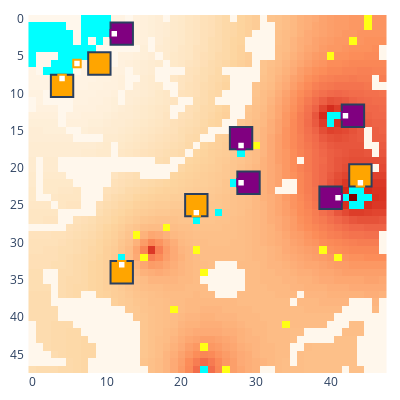

Source (notebook cell):
### Code cell
# Step one at a time
print(f"Carrying out real step {step}, env step {env.state.real_env_steps}")
actions = {player: agent.act(step, obs[player]) for player, agent in agents.items()}
step += 1
obs, rewards, dones, infos = env.step(actions)

show_env(env)

### Figure 1 — Plotly figure (JSON) as saved in the notebook; plotly's stock layout.template omitted (floating-point values rounded to 4 significant figures; data arrays with more than 128 entries replaced by an {"elided": "..."} marker saying what was removed)
{"data": [{"colorscale": [[0, "rgb(255,247,236)"], [0.125, "rgb(254,232,200)"], [0.25, "rgb(253,212,158)"], [0.375, "rgb(253,187,132)"], [0.5, "rgb(252,141,89)"], [0.625, "rgb(239,101,72)"], [0.75, "rgb(215,48,31)"], [0.875, "rgb(179,0,0)"], [1, "rgb(127,0,0)"]], "name": "Rubble", "showscale": false, "type": "heatmap", "uid": "56_Rubble", "z": {"elided": "48x48 int values"}}, {"colorscale": [[0, "#00ffff"], [1, "#00ffff"]], "hoverinfo": "skip", "name": "Ice", "showscale": false, "type": "heatmap", "uid": "56_Ice", "z": {"elided": "48x48 int values"}}, {"colorscale": [[0, "#ffff14"], [1, "#ffff14"]], "hoverinfo": "skip", "name": "Ore", "showscale": false, "type": "heatmap", "uid": "56_Ore", "z": {"elided": "48x48 int values"}}, {"colorscale": [[0, "#15b01a"], [1, "#15b01a"]], "hoverinfo": "skip", "name": "Lichen", "showscale": false, "type": "heatmap", "uid": "56_Lichen", "z": {"elided": "48x48 null values"}}, {"customdata": [["factory_0", "player_0", 1346, 0, 0, 219, 50]], "hovertemplate": "%{customdata[0]} %{customdata[1]}<br>Power: %{customdata[2]}<br>Ice: %{customdata[3]}<br>Ore: %{customdata[4]}<br>Water: %{customdata[5]}<br>Metal: %{customdata[6]}<br><extra></extra>", "name": "factory_0", "showscale": false, "type": "heatmap", "uid": "56_factory_0", "x": [28], "y": [16], "z": [0]}, {"customdata": [["factory_2", "player_0", 1345, 0, 0, 229, 50]], "hovertemplate": "%{customdata[0]} %{customdata[1]}<br>Power: %{customdata[2]}<br>Ice: %{customdata[3]}<br>Ore: %{customdata[4]}<br>Water: %{customdata[5]}<br>Metal: %{customdata[6]}<br><extra></extra>", "name": "factory_2", "showscale": false, "type": "heatmap", "uid": "56_factory_2", "x": [12], "y": [2], "z": [2]}, {"customdata": [["factory_4", "player_0", 1049, 0, 0, 204, 50]], "hovertemplate": "%{customdata[0]} %{customdata[1]}<br>Power: %{customdata[2]}<br>Ice: %{customdata[3]}<br>Ore: %{customdata[4]}<br>Water: %{customdata[5]}<br>Metal: %{customdata[6]}<br><extra></extra>", "name": "factory_4", "showscale": false, "type": "heatmap", "uid": "56_factory_4", "x": [43], "y": [13], "z": [4]}, {"customdata": [["factory_6", "player_0", 989, 0, 0, 199, 50]], "hovertemplate": "%{customdata[0]} %{customdata[1]}<br>Power: %{customdata[2]}<br>Ice: %{customdata[3]}<br>Ore: %{customdata[4]}<br>Water: %{customdata[5]}<br>Metal: %{customdata[6]}<br><extra></extra>", "name": "factory_6", "showscale": false, "type": "heatmap", "uid": "56_factory_6", "x": [40], "y": [24], "z": [6]}, {"customdata": [["factory_8", "player_0", 1277, 0, 0, 219, 50]], "hovertemplate": "%{customdata[0]} %{customdata[1]}<br>Power: %{customdata[2]}<br>Ice: %{customdata[3]}<br>Ore: %{customdata[4]}<br>Water: %{customdata[5]}<br>Metal: %{customdata[6]}<br><extra></extra>", "name": "factory_8", "showscale": false, "type": "heatmap", "uid": "56_factory_8", "x": [29], "y": [22], "z": [8]}, {"customdata": [["factory_1", "player_1", 1337, 0, 0, 229, 50]], "hovertemplate": "%{customdata[0]} %{customdata[1]}<br>Power: %{customdata[2]}<br>Ice: %{customdata[3]}<br>Ore: %{customdata[4]}<br>Water: %{customdata[5]}<br>Metal: %{customdata[6]}<br><extra></extra>", "name": "factory_1", "showscale": false, "type": "heatmap", "uid": "56_factory_1", "x": [4], "y": [9], "z": [1]}, {"customdata": [["factory_3", "player_1", 1171, 0, 0, 219, 50]], "hovertemplate": "%{customdata[0]} %{customdata[1]}<br>Power: %{customdata[2]}<br>Ice: %{customdata[3]}<br>Ore: %{customdata[4]}<br>Water: %{customdata[5]}<br>Metal: %{customdata[6]}<br><extra></extra>", "name": "factory_3", "showscale": false, "type": "heatmap", "uid": "56_factory_3", "x": [12], "y": [34], "z": [3]}, {"customdata": [["factory_5", "player_1", 1000, 0, 0, 209, 50]], "hovertemplate": "%{customdata[0]} %{customdata[1]}<br>Power: %{customdata[2]}<br>Ice: %{customdata[3]}<br>Ore: %{customdata[4]}<br>Water: %{customdata[5]}<br>Metal: %{customdata[6]}<br><extra></extra>", "name": "factory_5", "showscale": false, "type": "heatmap", "uid": "56_factory_5", "x": [44], "y": [21], "z": [5]}, {"customdata": [["factory_7", "player_1", 1182, 0, 0, 224, 50]], "hovertemplate": "%{customdata[0]} %{customdata[1]}<br>Power: %{customdata[2]}<br>Ice: %{customdata[3]}<br>Ore: %{customdata[4]}<br>Water: %{customdata[5]}<br>Metal: %{customdata[6]}<br><extra></extra>", "name": "factory_7", "showscale": false, "type": "heatmap", "uid": "56_factory_7", "x": [22], "y": [25], "z": [7]}, {"customdata": [["factory_9", "player_1", 1190, 0, 0, 224, 50]], "hovertemplate": "%{customdata[0]} %{customdata[1]}<br>Power: %{customdata[2]}<br>Ice: %{customdata[3]}<br>Ore: %{customdata[4]}<br>Water: %{customdata[5]}<br>Metal: %{customdata[6]}<br><extra></extra>", "name": "factory_9", "showscale": false, "type": "heatmap", "uid": "56_factory_9", "x": [9], "y": [6], "z": [9]}, {"customdata": [["unit_10", "player_0", "HEAVY", [28, 17], 371, 200, 0, 0, 0]], "hovertemplate": "%{customdata[0]} %{customdata[1]}<br>Type: %{customdata[2]}<br>Pos: %{customdata[3]}<br>Power: %{customdata[4]}<br>Ice: %{customdata[5]}<br>Ore: %{customdata[6]}<br>Water: %{customdata[7]}<br>Metal: %{customdata[8]}<br><extra></extra>", "name": "unit_10", "showscale": false, "type": "heatmap", "uid": "56_unit_10", "x": [28], "y": [17], "z": [10]}, {"customdata": [["unit_11", "player_0", "HEAVY", [11, 2], 343, 200, 0, 0, 0]], "hovertemplate": "%{customdata[0]} %{customdata[1]}<br>Type: %{customdata[2]}<br>Pos: %{customdata[3]}<br>Power: %{customdata[4]}<br>Ice: %{customdata[5]}<br>Ore: %{customdata[6]}<br>Water: %{customdata[7]}<br>Metal: %{customdata[8]}<br><extra></extra>", "name": "unit_11", "showscale": false, "type": "heatmap", "uid": "56_unit_11", "x": [11], "y": [2], "z": [11]}, {"customdata": [["unit_12", "player_0", "HEAVY", [42, 13], 683, 200, 0, 0, 0]], "hovertemplate": "%{customdata[0]} %{customdata[1]}<br>Type: %{customdata[2]}<br>Pos: %{customdata[3]}<br>Power: %{customdata[4]}<br>Ice: %{customdata[5]}<br>Ore: %{customdata[6]}<br>Water: %{customdata[7]}<br>Metal: %{customdata[8]}<br><extra></extra>", "name": "unit_12", "showscale": false, "type": "heatmap", "uid": "56_unit_12", "x": [42], "y": [13], "z": [12]}, {"customdata": [["unit_13", "player_0", "HEAVY", [41, 24], 740, 200, 0, 0, 0]], "hovertemplate": "%{customdata[0]} %{customdata[1]}<br>Type: %{customdata[2]}<br>Pos: %{customdata[3]}<br>Power: %{customdata[4]}<br>Ice: %{customdata[5]}<br>Ore: %{customdata[6]}<br>Water: %{customdata[7]}<br>Metal: %{customdata[8]}<br><extra></extra>", "name": "unit_13", "showscale": false, "type": "heatmap", "uid": "56_unit_13", "x": [41], "y": [24], "z": [13]}, {"customdata": [["unit_14", "player_0", "HEAVY", [28, 22], 440, 200, 0, 0, 0]], "hovertemplate": "%{customdata[0]} %{customdata[1]}<br>Type: %{customdata[2]}<br>Pos: %{customdata[3]}<br>Power: %{customdata[4]}<br>Ice: %{customdata[5]}<br>Ore: %{customdata[6]}<br>Water: %{customdata[7]}<br>Metal: %{customdata[8]}<br><extra></extra>", "name": "unit_14", "showscale": false, "type": "heatmap", "uid": "56_unit_14", "x": [28], "y": [22], "z": [14]}, {"customdata": [["unit_15", "player_1", "HEAVY", [4, 8], 351, 200, 0, 0, 0]], "hovertemplate": "%{customdata[0]} %{customdata[1]}<br>Type: %{customdata[2]}<br>Pos: %{customdata[3]}<br>Power: %{customdata[4]}<br>Ice: %{customdata[5]}<br>Ore: %{customdata[6]}<br>Water: %{customdata[7]}<br>Metal: %{customdata[8]}<br><extra></extra>", "name": "unit_15", "showscale": false, "type": "heatmap", "uid": "56_unit_15", "x": [4], "y": [8], "z": [15]}, {"customdata": [["unit_16", "player_1", "HEAVY", [12, 33], 546, 200, 0, 0, 0]], "hovertemplate": "%{customdata[0]} %{customdata[1]}<br>Type: %{customdata[2]}<br>Pos: %{customdata[3]}<br>Power: %{customdata[4]}<br>Ice: %{customdata[5]}<br>Ore: %{customdata[6]}<br>Water: %{customdata[7]}<br>Metal: %{customdata[8]}<br><extra></extra>", "name": "unit_16", "showscale": false, "type": "heatmap", "uid": "56_unit_16", "x": [12], "y": [33], "z": [16]}, {"customdata": [["unit_17", "player_1", "HEAVY", [44, 22], 671, 200, 0, 0, 0]], "hovertemplate": "%{customdata[0]} %{customdata[1]}<br>Type: %{customdata[2]}<br>Pos: %{customdata[3]}<br>Power: %{customdata[4]}<br>Ice: %{customdata[5]}<br>Ore: %{customdata[6]}<br>Water: %{customdata[7]}<br>Metal: %{customdata[8]}<br><extra></extra>", "name": "unit_17", "showscale": false, "type": "heatmap", "uid": "56_unit_17", "x": [44], "y": [22], "z": [17]}, {"customdata": [["unit_18", "player_1", "HEAVY", [22, 26], 475, 200, 0, 0, 0]], "hovertemplate": "%{customdata[0]} %{customdata[1]}<br>Type: %{customdata[2]}<br>Pos: %{customdata[3]}<br>Power: %{customdata[4]}<br>Ice: %{customdata[5]}<br>Ore: %{customdata[6]}<br>Water: %{customdata[7]}<br>Metal: %{customdata[8]}<br><extra></extra>", "name": "unit_18", "showscale": false, "type": "heatmap", "uid": "56_unit_18", "x": [22], "y": [26], "z": [18]}, {"customdata": [["unit_19", "player_1", "HEAVY", [6, 6], 657, 120, 0, 0, 0]], "hovertemplate": "%{customdata[0]} %{customdata[1]}<br>Type: %{customdata[2]}<br>Pos: %{customdata[3]}<br>Power: %{customdata[4]}<br>Ice: %{customdata[5]}<br>Ore: %{customdata[6]}<br>Water: %{customdata[7]}<br>Metal: %{customdata[8]}<br><extra></extra>", "name": "unit_19", "showscale": false, "type": "heatmap", "uid": "56_unit_19", "x": [6], "y": [6], "z": [19]}, {"hoverinfo": "skip", "marker": {"color": "black", "size": 5, "symbol": "circle-open"}, "mode": "markers", "name": "path", "showlegend": false, "type": "scatter", "uid": "56_path", "x": [6, 8], "y": [6, 6]}], "layout": {"coloraxis": {"showscale": false}, "height": 400, "margin": {"b": 10, "l": 10, "r": 10, "t": 10}, "plot_bgcolor": "rgba(0, 0, 0, 0)", "shapes": [{"fillcolor": "purple", "name": "factory_0", "type": "rect", "x0": 26.5, "x1": 29.5, "y0": 14.5, "y1": 17.5}, {"fillcolor": "purple", "name": "factory_2", "type": "rect", "x0": 10.5, "x1": 13.5, "y0": 0.5, "y1": 3.5}, {"fillcolor": "purple", "name": "factory_4", "type": "rect", "x0": 41.5, "x1": 44.5, "y0": 11.5, "y1": 14.5}, {"fillcolor": "purple", "name": "factory_6", "type": "rect", "x0": 38.5, "x1": 41.5, "y0": 22.5, "y1": 25.5}, {"fillcolor": "purple", "name": "factory_8", "type": "rect", "x0": 27.5, "x1": 30.5, "y0": 20.5, "y1": 23.5}, {"fillcolor": "orange", "name": "factory_1", "type": "rect", "x0": 2.5, "x1": 5.5, "y0": 7.5, "y1": 10.5}, {"fillcolor": "orange", "name": "factory_3", "type": "rect", "x0": 10.5, "x1": 13.5, "y0": 32.5, "y1": 35.5}, {"fillcolor": "orange", "name": "factory_5", "type": "rect", "x0": 42.5, "x1": 45.5, "y0": 19.5, "y1": 22.5}, {"fillcolor": "orange", "name": "factory_7", "type": "rect", "x0": 20.5, "x1": 23.5, "y0": 23.5, "y1": 26.5}, {"fillcolor": "orange", "name": "factory_9", "type": "rect", "x0": 7.5, "x1": 10.5, "y0": 4.5, "y1": 7.5}, {"fillcolor": "white", "line": {"color": "purple"}, "name": "unit_10", "type": "rect", "x0": 27.5, "x1": 28.5, "y0": 16.5, "y1": 17.5}, {"fillcolor": "white", "line": {"color": "purple"}, "name": "unit_11", "type": "rect", "x0": 10.5, "x1": 11.5, "y0": 1.5, "y1": 2.5}, {"fillcolor": "white", "line": {"color": "purple"}, "name": "unit_12", "type": "rect", "x0": 41.5, "x1": 42.5, "y0": 12.5, "y1": 13.5}, {"fillcolor": "white", "line": {"color": "purple"}, "name": "unit_13", "type": "rect", "x0": 40.5, "x1": 41.5, "y0": 23.5, "y1": 24.5}, {"fillcolor": "white", "line": {"color": "purple"}, "name": "unit_14", "type": "rect", "x0": 27.5, "x1": 28.5, "y0": 21.5, "y1": 22.5}, {"fillcolor": "white", "line": {"color": "orange"}, "name": "unit_15", "type": "rect", "x0": 3.5, "x1": 4.5, "y0": 7.5, "y1": 8.5}, {"fillcolor": "white", "line": {"color": "orange"}, "name": "unit_16", "type": "rect", "x0": 11.5, "x1": 12.5, "y0": 32.5, "y1": 33.5}, {"fillcolor": "white", "line": {"color": "orange"}, "name": "unit_17", "type": "rect", "x0": 43.5, "x1": 44.5, "y0": 21.5, "y1": 22.5}, {"fillcolor": "white", "line": {"color": "orange"}, "name": "unit_18", "type": "rect", "x0": 21.5, "x1": 22.5, "y0": 25.5, "y1": 26.5}, {"fillcolor": "white", "line": {"color": "orange"}, "name": "unit_19", "type": "rect", "x0": 5.5, "x1": 6.5, "y0": 5.5, "y1": 6.5}], "width": 400, "xaxis": {"autorange": true, "domain": [0, 1], "range": [-0.7667, 47.77], "type": "linear"}, "yaxis": {"autorange": true, "domain": [0, 1], "range": [47.5, -0.5], "scaleanchor": "x", "type": "linear"}}}
